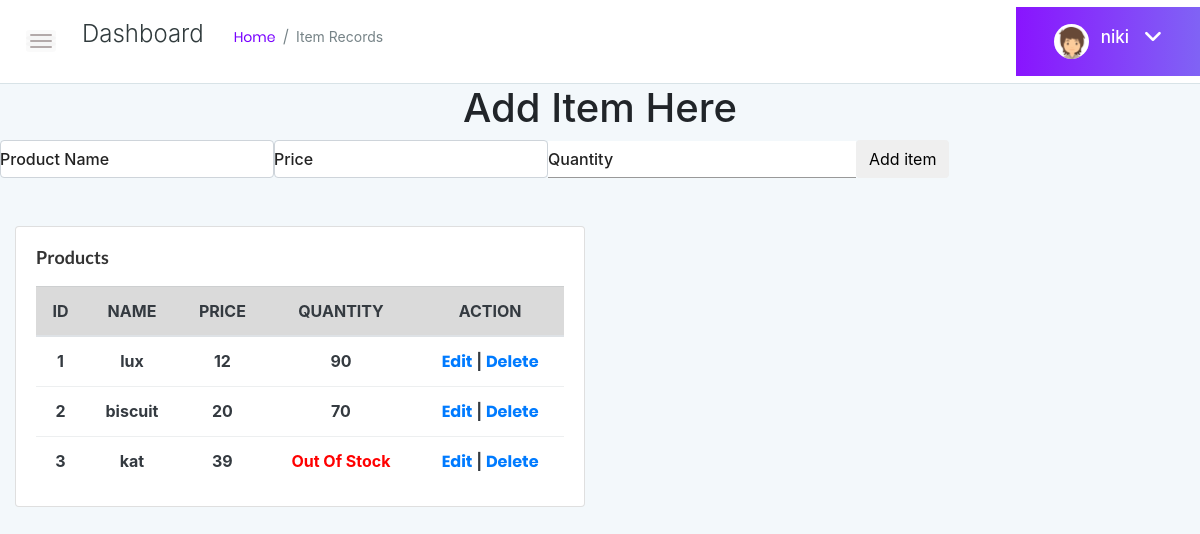
The page /table.php (signed in) on the database its author committed.
### tables this page shows
CREATE TABLE `product` (
  `product_id` int(20) NOT NULL,
  `product_name` varchar(30) NOT NULL,
  `price` float NOT NULL,
  `quantity` int(10) NOT NULL,
  `created_by` varchar(10) NOT NULL
);

### table.php (the view, shortened to what this page needs)
<?php
$name = $_SESSION['username'];
?>
<!doctype html>
<html class="no-js" lang="en">
<head>
    <link rel="stylesheet" href="assets/css/bootstrap.min.css">
    <link rel="stylesheet" href="assets/css/font-awesome.min.css">
    <link rel="stylesheet" href="assets/css/themify-icons.css">
    <link rel="stylesheet" href="assets/css/metisMenu.css">
    <link rel="stylesheet" href="assets/css/owl.carousel.min.css">
    <link rel="stylesheet" href="assets/css/slicknav.min.css">
    <link rel="stylesheet" href="https://www.amcharts.com/lib/3/plugins/export/export.css" type="text/css"
        media="all" />
    <link rel="stylesheet" href="assets/css/typography.css">
    <link rel="stylesheet" href="assets/css/default-css.css">
    <link rel="stylesheet" href="assets/css/styles.css">
    <link rel="stylesheet" href="assets/css/responsive.css">
    <link rel="stylesheet" href="https://cdnjs.cloudflare.com/ajax/libs/font-awesome/6.2.0/css/all.css">
</head>
<body>
    <div class="page-container">
        <div class="main-content">
            <div class="header-area">
                <div class="row align-items-center">
                    <div class="col-md-6 col-sm-8 clearfix">
                        <div class="nav-btn pull-left">
                            <span></span>
                            <span></span>
                            <span></span>
                        </div>
                        <div class="breadcrumbs-area clearfix">
                            <h4 class="page-title pull-left">Dashboard</h4>
                            <ul class="breadcrumbs pull-left">
                                <li><a href="index.php">Home</a></li>
                                <li><span>Item Records</span></li>
                            </ul>
                        </div>
                    </div>
                    <div class="col-sm-6 clearfix">
                        <div class="user-profile pull-right">
                            <img class="avatar user-thumb" src="assets/images/author/avatar.png" alt="avatar">
                            <h4 class="user-name dropdown-toggle" data-toggle="dropdown">
                                <?php echo $_SESSION['username']; ?> <i class="fa fa-angle-down"></i>
                            </h4>
                        </div>
                    </div>
                </div>
            </div>
            <div>
                <h1 style="text-align:center">Add Item Here</h1>
                <body>
                    <form method="POST" class="form-inline" action="additem.php">
                        <div class="form-group">
                            <label for="name">Product Name</label>
                            <input type="text" class="form-control" name="product_name">
                        </div>
                        <div class="form-group">
                            <label for="name">Price</label>
                            <input type="text" class="form-control" name="price">
                        </div>
                        <div class="form-group">
                            <label for="name">Quantity</label>
                            <input type="number" name="quant" id="quant" min="1" max="">
                        </div>
                        <button type="submit" class="btn btn-default" name="add">Add item</button>
                    </form>
                </body>
                <div class="main-content-inner">
                    <div class="row">
                        <div class="col-lg-6 mt-5">
                            <div class="card">
                                <div class="card-body">
                                    <h4 class="header-title">Products</h4>
                                    <div class="single-table">
                                        <div class="table-responsive">
                                            <table class="table text-dark text-center">
                                                <thead class="text-uppercase">
                                                    <tr class="table-active">
                                                        <th scope="col">ID</th>
                                                        <th scope="col">Name</th>
                                                        <th scope="col">Price</th>
                                                        <th scope="col">Quantity</th>
                                                        <th scope="col">Action</th>
                                                    </tr>
                                                </thead>
                                                <tbody>
                                                    <?php
                                                    $conn = new mysqli("localhost", "root", "", "inventorymanagement");
                                                    $sql = "SELECT * FROM product WHERE created_by='$name'";
                                                    $result = $conn->query($sql);
                                                    $count = 0;
                                                    if ($result->num_rows > 0) {
                                                        while ($row = $result->fetch_assoc()) {
                                                            $count = $count + 1;
                                                            ?>
                                                            <tr>
                                                                <th>
                                                                    <?php echo $count ?>
                                                                </th>
                                                                <th>
                                                                    <?php echo $row["product_name"] ?>
                                                                </th>
                                                                <th>
                                                                    <?php echo $row["price"] ?>
                                                                </th>
                                                                <th class="txt">
                                                                    <?php print($row["quantity"] == 0) ? '<span style="color:#FF0000;"> Out Of Stock</span>' : $row["quantity"] ?>
                                                                </th>
                                                                <th> <a href="up" Edit</a><a
                                                                            href="edit.php?id=<?php echo $row["product_id"] ?>">Edit</a>
                                                                        | <a href="up" Edit</a><a
                                                                                href="delete.php?id=<?php echo $row["product_id"] ?>">Delete</a>
                                                                </th>
                                                            </tr>
                                                        <?php
                                                        }
                                                    }
                                                    ?>
                                                </tbody>
                                            </table>
                                        </div>
                                    </div>
                                </div>
                            </div>
                        </div>
                        <html>
                        <head>
                            <link rel="stylesheet" type="text/css" href="style.css">
                            <link rel="stylesheet"
                                href="https://maxcdn.bootstrapcdn.com/bootstrap/4.0.0-alpha.6/css/bootstrap.min.css"
>
                        </head>
                        </html>
                    </div>
</body>
</html>

### assets/css/styles.css (style rules this page uses)
.page-container { width: 100%; height: 100%; min-height: 100vh; padding-left: 280px; -webkit-transition: padding-left 0.3s ease 0s; transition: padding-left 0.3s ease 0s; }
.card { border: none; border-radius: 4px; background-color: #fff; -webkit-transition: all 0.3s ease 0s; transition: all 0.3s ease 0s; }
.card-body { padding: 25.6px; padding: 1.6rem; }
.main-content { width: 100%; background: #F3F8FB; }
.main-content-inner { padding: 0 30px 50px; }
.header-area { padding: 15px 30px; background: #fff; border-bottom: 1px solid #d8e3e7; }
.nav-btn { margin-right: 30px; margin-top: 10px; cursor: pointer; }
.nav-btn span { display: block; width: 22px; height: 2px; background: #b3aaaa; margin: 4px 0; border-radius: 15px; -webkit-transition: all 0.3s ease 0s; transition: all 0.3s ease 0s; box-shadow: 0 0 0 4px rgba(99, 96, 96, 0.03); }
.header-area { padding-bottom: 7px; padding-top: 7px; }
.page-title { font-size: 24px; font-weight: 300; color: #313b3d; letter-spacing: 0; margin-right: 30px; }
ul.breadcrumbs { margin-top: 4px; }
.breadcrumbs li { display: inline-block; }
.breadcrumbs li a, .breadcrumbs li span { display: block; font-size: 14px; font-weight: 400; color: #7801ff; letter-spacing: 0; margin-right: 16px; position: relative; }
.breadcrumbs li a:before { content: '/'; color: #768387; position: absolute; right: -13px; top: 0; }
.breadcrumbs li span { margin-right: 0; color: #768387; text-transform: capitalize; }
.user-profile { margin-right: -30px; display: -webkit-box; display: -ms-flexbox; display: flex; -webkit-box-align: center; -ms-flex-align: center; align-items: center; -ms-flex-wrap: wrap; flex-wrap: wrap; background: -webkit-linear-gradient(left, #8914fe 0%, #8063f5 100%); background: linear-gradient(to right, #8914fe 0%, #8063f5 100%); padding: 17px 38px; position: relative; }
.user-profile img.avatar { height: 35px; width: 35px; border-radius: 50%; margin-right: 12px; }
.user-name { font-size: 17px; font-weight: 500; color: #fff; letter-spacing: 0; cursor: pointer; -webkit-user-select: none; -moz-user-select: none; -ms-user-select: none; user-select: none; }
.user-name i { margin-left: 10px; font-size: 21px; vertical-align: middle; position: relative; }
.notification-area .dropdown-toggle, .user-name.dropdown-toggle { position: relative; }
.notification-area .dropdown-toggle:after, .user-name.dropdown-toggle:after { display: none; }
.header-title { font-family: 'Lato', sans-serif; font-size: 18px; font-weight: 600; letter-spacing: 0; color: #333; text-transform: capitalize; margin-bottom: 17px; }
.btn { padding: 11px 17px; font-size: 13px; letter-spacing: 0; }
.form-control, .form-control:focus { outline: none; box-shadow: none; }
.form-control { font-size: 14px; border: 1px solid rgba(170, 170, 170, .3); padding: 10.72px 12.8px; padding: .67rem .8rem; }
label { font-weight: 500; color: #666; display: inline-block; margin-bottom: 8px; margin-bottom: .5rem; }
.single-table .table { margin-bottom: 0; }
table tr th { border-bottom: none; }
table tr th, table tr td { border-top: 1px solid rgba(120, 130, 140, 0.13) !important; }

### assets/css/responsive.css (style rules this page uses)
@media (min-width: 1200px) and (max-width: 1364px) { .main-content-inner { padding: 0 15px 50px; } }
@media (min-width: 1200px) and (max-width: 1364px) { .page-container, .sbar_collapsed.page-container { padding-left: 0; } }

### css/style.css (style rules this page uses)
input, select, textarea { outline: none; appearance: unset !important; -moz-appearance: unset !important; -webkit-appearance: unset !important; -o-appearance: unset !important; -ms-appearance: unset !important; }
img { max-width: 100%; height: auto; }
body { font-size: 13px; line-height: 1.8; color: #222; background: #f8f8f8; font-weight: 400; font-family: Poppins; }
.form-group { position: relative; margin-bottom: 25px; overflow: hidden; }
input { width: 100%; display: block; border: none; border-bottom: 1px solid #999; padding: 6px 30px; font-family: Poppins; box-sizing: border-box; }
label { position: absolute; left: 0; top: 50%; transform: translateY(-50%); -moz-transform: translateY(-50%); -webkit-transform: translateY(-50%); -o-transform: translateY(-50%); -ms-transform: translateY(-50%); color: #222; }

### rows shown on the page
product: product_name "lux", price "12", quantity "90"
product: product_name "biscuit", price "20", quantity "70"
product: product_name "kat", price "39", quantity "Out Of Stock"

### other values the page prints
$_SESSION['username'] "niki"
